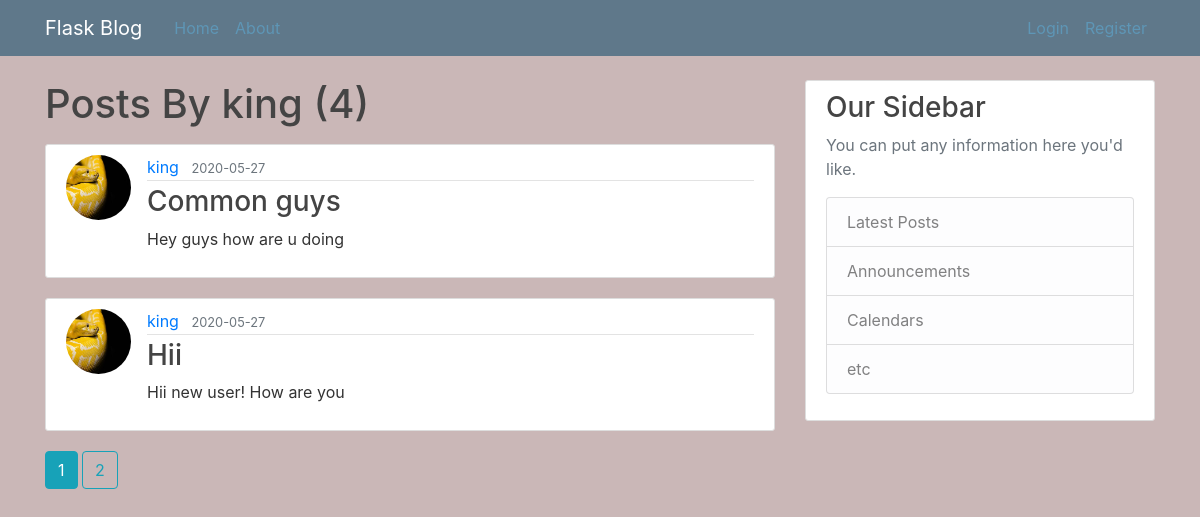
Screenshot of /user/king with the database file from the repository.
### flaskblog/models.py (models this page shows, shortened)
class User(db.Model, UserMixin):
    id = db.Column(db.Integer, primary_key=True)
    username = db.Column(db.String(20), unique=True, nullable=False)
    email = db.Column(db.String(120), unique=True, nullable=False)
    image_file = db.Column(db.String(20), nullable=False, default='default.jpg')
    password = db.Column(db.String(60), nullable=False)
    posts = db.relationship('Posti', backref='author', lazy=True)
    ''' Author is backreference which helps to get entire info of user and its attributes###
    why we use 'backref', 'relationship'-->more on
    https://hackingandslacking.com/managing-relationships-in-sqlalchemy-data-models-effe9d1c8975'''

class Posti(db.Model):
    id = db.Column(db.Integer, primary_key=True)
    title = db.Column(db.String(100), nullable=False)
    date_posted = db.Column(db.DateTime, nullable=False, default=datetime.utcnow)
    content = db.Column(db.Text, nullable=False)
    user_id = db.Column(db.Integer, db.ForeignKey('user.id'), nullable=False)

### flaskblog/routes.py (the view)
@app.route("/user/<string:username>")
def user_post(username):
    page = request.args.get('page',1,type=int)
    user = User.query.filter_by(username=username).first_or_404()
    posts = Posti.query.filter_by(author = user)\
        .order_by(Posti.date_posted.desc())\
            .paginate( page=page, per_page=2)
    return render_template('user_posts.html', user = user, posts=posts)

### flaskblog/templates/user_posts.html
{% extends 'layout.html' %}
{% block content %}
<h1 class="mb-3">Posts By {{ user.username }} ({{ posts.total }})</h1>
    {% for post in posts.items %}
        <article class="media content-section">
            <img class="rounded-circle article-img" src="{{ url_for('static', filename='profile_pics/') + post.author.image_file }}" alt="author image">
            <div class="media-body">
                <div class="article-metadata">
                    <a class="mr-2" href="{{ url_for('user_post',  username = post.author.username) }}">{{ post.author.username }}</a>
                    <small class="text-muted">{{ post.date_posted.strftime('%Y-%m-%d') }}</small>
                </div>
                <h3><a class="article-title" href="{{ url_for('post', post_id=post.id) }}">{{ post.title }}</a></h3>
                <p class="article-content">{{ post.content }}</p>
            </div>
        </article>
    {% endfor %}
    {% for page_num in posts.iter_pages(left_edge=1, right_edge=1, left_current=1, right_current=3) %}
      {% if page_num %}
        {% if posts.page == page_num %}
          <a class="btn btn-info mb-4" href="{{ url_for('user_post',username=user.username, page=page_num) }}">{{ page_num }}</a>
        {% else %}
          <a class="btn btn-outline-info mb-4" href="{{ url_for('user_post',username=user.username, page=page_num) }}">{{ page_num }}</a>
        {% endif %}
      {% else %}
        ....
      {% endif %}
    {% endfor %}
{% endblock content %}

### flaskblog/static/main.css (style rules this page uses)
body { background: #cab7b7; color: #333333; margin-top: 5rem; }
h1, h2, h3, h4, h5, h6 { color: #444444; }
.content-section { background: #ffffff; padding: 10px 20px; border: 1px solid #dddddd; border-radius: 3px; margin-bottom: 20px; }
.article-title { color: #444444; }
.article-content { white-space: pre-line; }
.article-img { height: 65px; width: 65px; margin-right: 16px; }
.article-metadata { padding-bottom: 1px; margin-bottom: 4px; border-bottom: 1px solid #e3e3e3 }

### rows the page displays
User: username "king"
Posti: image_file (placeholder picture), author.username "king", date_posted "2020-05-27", title "Common guys", content "Hey guys how are u doing"
Posti: image_file (placeholder picture), author.username "king", date_posted "2020-05-27", title "Hii", content "Hii new user! How are you"

### other values shown
{{ posts.total }} "4"
{{ page_num }} "1"
{{ page_num }} "2"
